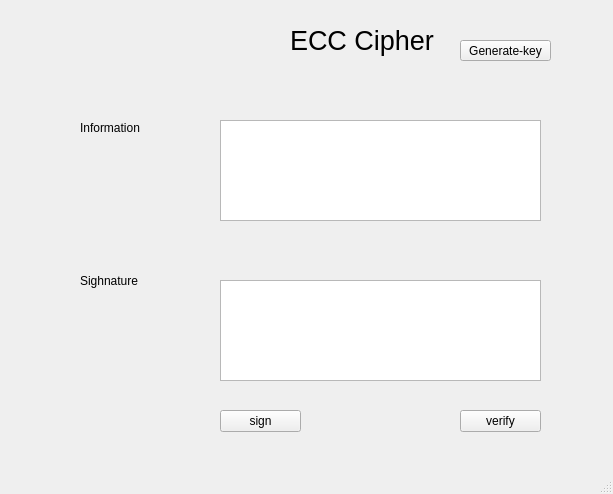
<?xml version="1.0" encoding="UTF-8"?>
<ui version="4.0">
 <class>mainWindow</class>
 <widget class="QMainWindow" name="mainWindow">
  <property name="geometry">
   <rect>
    <x>0</x>
    <y>0</y>
    <width>613</width>
    <height>494</height>
   </rect>
  </property>
  <property name="windowTitle">
   <string>ECC Cipher</string>
  </property>
  <widget class="QWidget" name="centralwidget">
   <widget class="QToolButton" name="btn_gen_keys">
    <property name="geometry">
     <rect>
      <x>460</x>
      <y>40</y>
      <width>91</width>
      <height>21</height>
     </rect>
    </property>
    <property name="text">
     <string>Generate-key</string>
    </property>
   </widget>
   <widget class="QLabel" name="label_5">
    <property name="geometry">
     <rect>
      <x>290</x>
      <y>10</y>
      <width>161</width>
      <height>61</height>
     </rect>
    </property>
    <property name="font">
     <font>
      <pointsize>20</pointsize>
     </font>
    </property>
    <property name="text">
     <string>ECC Cipher</string>
    </property>
   </widget>
   <widget class="QToolButton" name="btn_sign">
    <property name="geometry">
     <rect>
      <x>550</x>
      <y>760</y>
      <width>81</width>
      <height>22</height>
     </rect>
    </property>
    <property name="text">
     <string>sign</string>
    </property>
   </widget>
   <widget class="QToolButton" name="btn_verify">
    <property name="geometry">
     <rect>
      <x>790</x>
      <y>760</y>
      <width>81</width>
      <height>22</height>
     </rect>
    </property>
    <property name="text">
     <string>verify</string>
    </property>
   </widget>
   <widget class="QToolButton" name="btn_sign_2">
    <property name="geometry">
     <rect>
      <x>220</x>
      <y>410</y>
      <width>81</width>
      <height>22</height>
     </rect>
    </property>
    <property name="text">
     <string>sign</string>
    </property>
   </widget>
   <widget class="QToolButton" name="btn_verify_2">
    <property name="geometry">
     <rect>
      <x>460</x>
      <y>410</y>
      <width>81</width>
      <height>22</height>
     </rect>
    </property>
    <property name="text">
     <string>verify</string>
    </property>
   </widget>
   <widget class="QTextEdit" name="txt_info">
    <property name="geometry">
     <rect>
      <x>220</x>
      <y>120</y>
      <width>321</width>
      <height>101</height>
     </rect>
    </property>
   </widget>
   <widget class="QTextEdit" name="txt_sign">
    <property name="geometry">
     <rect>
      <x>220</x>
      <y>280</y>
      <width>321</width>
      <height>101</height>
     </rect>
    </property>
   </widget>
   <widget class="QLabel" name="label_2">
    <property name="geometry">
     <rect>
      <x>80</x>
      <y>120</y>
      <width>71</width>
      <height>16</height>
     </rect>
    </property>
    <property name="text">
     <string>Information</string>
    </property>
   </widget>
   <widget class="QLabel" name="label_4">
    <property name="geometry">
     <rect>
      <x>80</x>
      <y>270</y>
      <width>71</width>
      <height>21</height>
     </rect>
    </property>
    <property name="text">
     <string>Sighnature</string>
    </property>
   </widget>
  </widget>
  <widget class="QMenuBar" name="menubar">
   <property name="geometry">
    <rect>
     <x>0</x>
     <y>0</y>
     <width>613</width>
     <height>26</height>
    </rect>
   </property>
  </widget>
  <widget class="QStatusBar" name="statusbar"/>
 </widget>
 <resources/>
 <connections/>
</ui>
